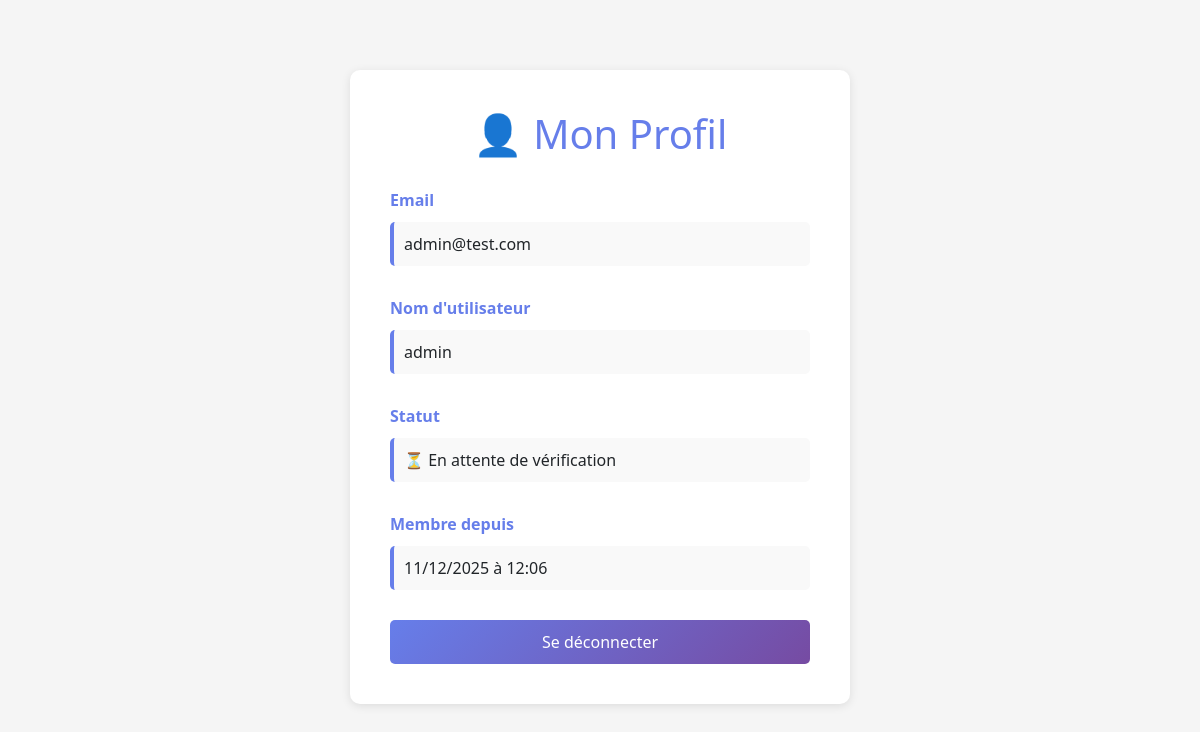
Screenshot of /profile/ (signed in) with the database file from the repository.
### AppYndeed/models.py (models this page shows, shortened)
class CustomUser(AbstractUser):
    email = models.EmailField(unique=True)
    is_verified = models.BooleanField(default=False)
    USERNAME_FIELD = 'email'
    REQUIRED_FIELDS = ['username']

### AppYndeed/views/auth.py (the view)
# urls.py: path('profile/', profile, name='profile'),
@login_required(login_url='login')
def profile(request):
    return render(request, 'auth/profile.html', {'user': request.user})

### AppYndeed/templates/auth/profile.html (shortened to what this page needs)
<!DOCTYPE html>
<html lang="fr">
<head>
    <link href="https://cdn.jsdelivr.net/npm/bootstrap@5.3.0/dist/css/bootstrap.min.css" rel="stylesheet">
</head>
<body>
    <div class="profile-container">
        <h1>👤 Mon Profil</h1>
        <div class="profile-info">
            <label>Email</label>
            <p>{{ user.email }}</p>
        </div>
        <div class="profile-info">
            <label>Nom d'utilisateur</label>
            <p>{{ user.username }}</p>
        </div>
        <div class="profile-info">
            <label>Statut</label>
            <p>
                {% if user.is_verified %}
                    ✅ Compte vérifié
                {% else %}
                    ⏳ En attente de vérification
                {% endif %}
            </p>
        </div>
        <div class="profile-info">
            <label>Membre depuis</label>
            <p>{{ user.date_joined|date:"d/m/Y à H:i" }}</p>
        </div>
        <a href="{% url 'logout' %}" class="btn-logout">Se déconnecter</a>
    </div>
</body>
</html>

### AppYndeed/templates/auth/profile.html (style rules this page uses)
body { background: #f5f5f5; padding: 20px 0; }
.profile-container { background: white; border-radius: 10px; box-shadow: 0 2px 10px rgba(0, 0, 0, 0.1); padding: 40px; max-width: 500px; margin: 50px auto; }
.profile-container h1 { color: #667eea; margin-bottom: 30px; text-align: center; }
.profile-info { margin-bottom: 30px; }
.profile-info label { color: #667eea; font-weight: bold; margin-bottom: 10px; }
.profile-info p { background: #f9f9f9; padding: 10px; border-radius: 5px; border-left: 4px solid #667eea; }
.btn-logout { background: linear-gradient(135deg, #667eea 0%, #764ba2 100%); border: none; color: white; padding: 10px 20px; border-radius: 5px; text-decoration: none; display: inline-block; width: 100%; text-align: center; }

### rows the page displays
CustomUser: email "admin@test.com", username "admin", date_joined "11/12/2025 à 12:06"
